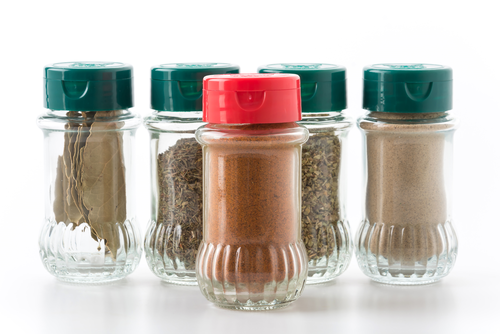
#> input picture images/original.png, 500 x 334 px
$ jupyter execute edge_detection_builtin_functions.ipynb   (older library calls are emulated)
#> lines starting #> are read from the running program, lines starting #| are printed output that depends on the picture; after the words box and inside, x2 and y2 are one past the last pixel; in counts of white or black regions, pixels touching at a corner belong together
[cell 1]
import cv2
import numpy as np
import scipy.signal as sig

[cell 2]
originalImage = cv2.imread("../images/original.png",cv2.IMREAD_GRAYSCALE)
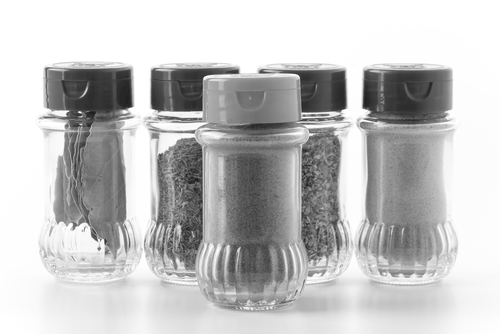
#> originalImage: shape (334, 500); min 28, max 255, mean 195.3
ein = cv2.imread("../images/einstein.jpg",cv2.IMREAD_GRAYSCALE)
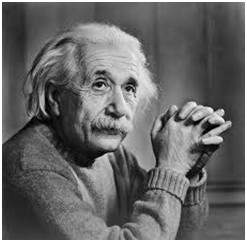
#> input picture images/einstein.jpg, 247 x 242 px
#> ein is the input picture: shape (242, 247); min 0, max 255, mean 103

[cell 3]
sobelx = cv2.Sobel(originalImage,cv2.CV_64F,1,0,ksize=5)
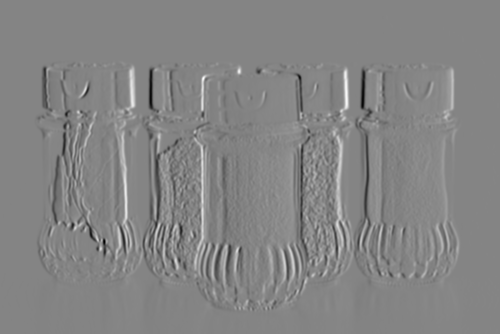
#> sobelx: shape (334, 500) float64; min -8881, max 8205, mean -0.4; drawn with min black and max white
sobely = cv2.Sobel(originalImage,cv2.CV_64F,0,1,ksize=5)
sobel = np.add(sobelx,sobely)
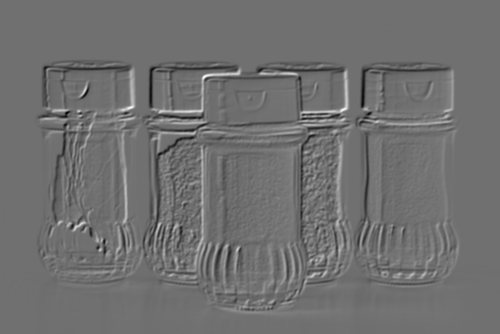
#> sobel: shape (334, 500) float64; min -9890, max 12564, mean -7.3; drawn with min black and max white

cv2.imshow("Sobel",np.hstack((sobelx, sobely,sobel)))
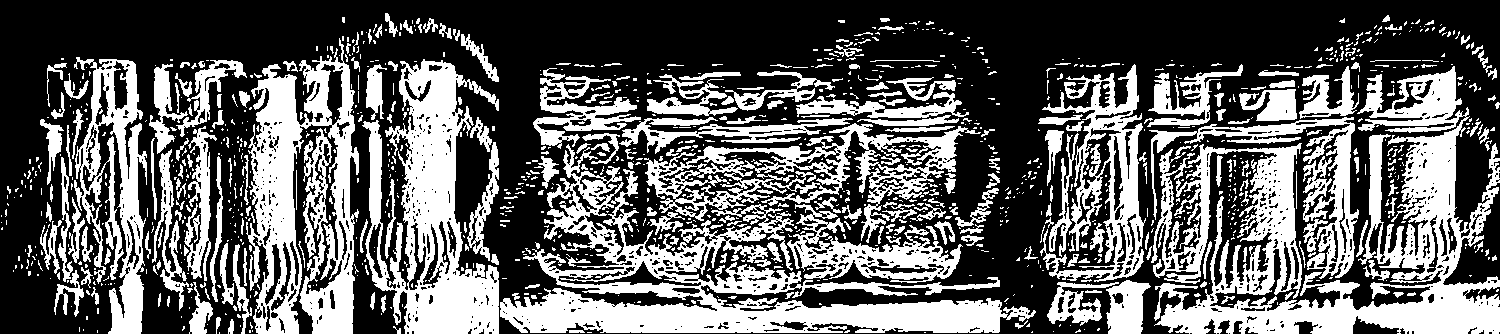
#> window 'Sobel': shape (334, 1500); 37.9% white; 1223 white regions (934 under 20 px), largest, box (x1, y1, x2, y2) and area: (1151, 66, 1500, 334) 34636, (500, 144, 1036, 333) 27540, (246, 38, 359, 334) 18013
cv2.waitKey(0)
cv2.destroyAllWindows()

[cell 4]
kernelX = np.array([[1,0,-1],[1,0,-1],[1,0,-1]])
kernelY = np.array([[1,1,1],[0,0,0],[-1,-1,-1]])
prewittx = cv2.filter2D(originalImage, -1, kernelX)
prewitty = cv2.filter2D(originalImage, -1, kernelY)
prewitt = np.add(prewittx,prewitty)
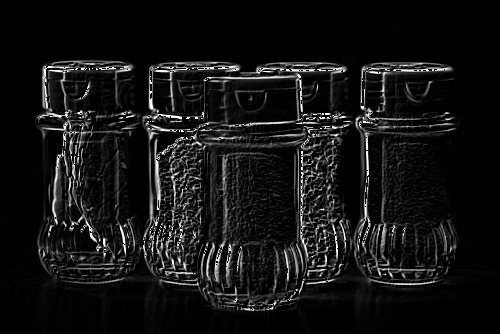
#> prewitt: shape (334, 500); min 0, max 255, mean 19.3
cv2.imshow("Prewitt",np.hstack((prewittx, prewitty,prewitt)))
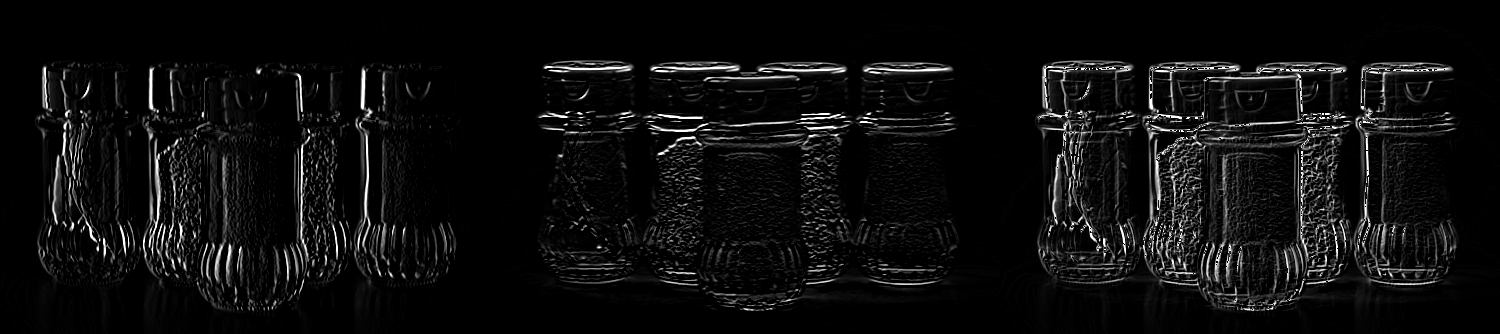
#> window 'Prewitt': shape (334, 1500); min 0, max 255, mean 13.5
cv2.waitKey(0)
cv2.destroyAllWindows()

[cell 5]
canny = cv2.Canny(originalImage,100,200)
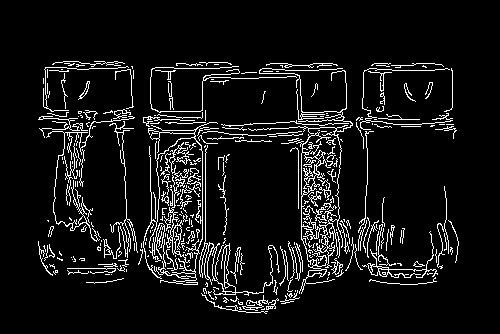
#> canny: shape (334, 500); 7.9% white in thin lines or dots, all inside (x1, y1, x2, y2) = (38, 61, 459, 314)
cv2.imshow("Canny",canny)
cv2.waitKey(0)
cv2.destroyAllWindows()

[cell 6]
kernelx = np.array([[1, 0], [0, -1]])
kernely = np.array([[0, 1], [-1, 0]])

robertx = cv2.filter2D(originalImage, -1, kernelx)
roberty = cv2.filter2D(originalImage, -1, kernely)
robert = np.add(robertx,roberty)
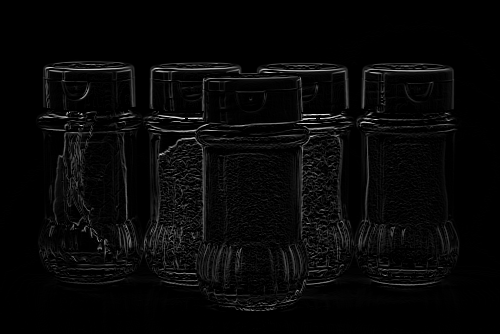
#> robert: shape (334, 500); min 0, max 253, mean 7.7
robert = robert.astype(np.uint8)

cv2.imshow("Roberts",np.hstack((robertx,roberty,robert)))
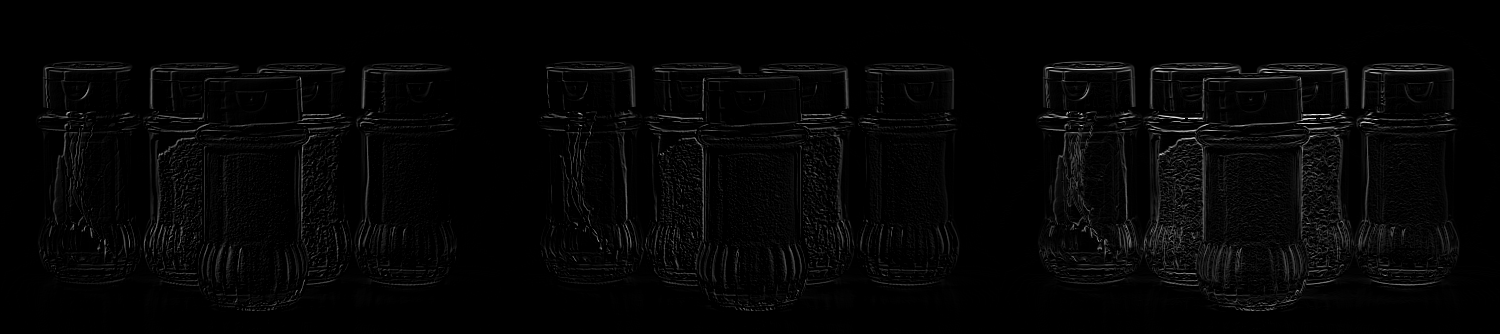
#> window 'Roberts': shape (334, 1500); min 0, max 253, mean 5.1
cv2.waitKey(0)
cv2.destroyAllWindows()
